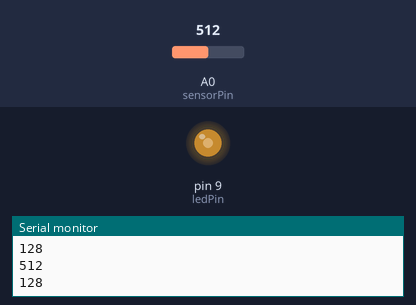
This sketch was run on a simulated Arduino Uno, built with avr-gcc and run on an emulated ATmega328P. Shown: output pins drawn as LEDs (lit = HIGH), the last lines printed to the serial monitor. The inputs (shaded band) are chosen by the test bench; at power-on: A0 (sensorPin) = 512.

Above: at 1.2 s.
1.3 s: A0 (sensorPin) set to 306
At 2.5 s:
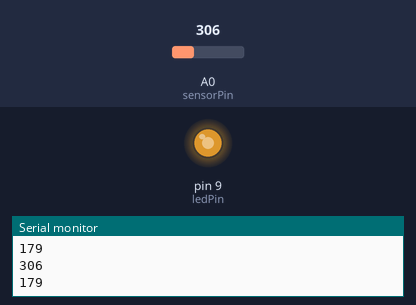
2.8 s: A0 (sensorPin) set to 122
At 3.2 s:
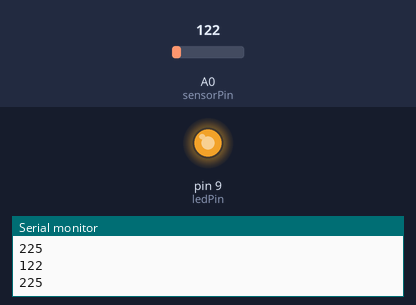
4.3 s: A0 (sensorPin) set to 900
At 4.9 s:
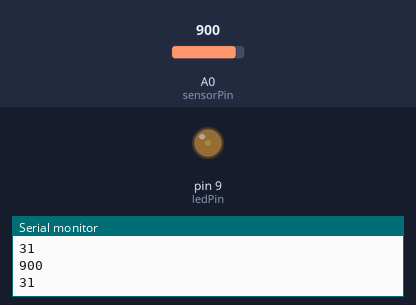
5.8 s: A0 (sensorPin) set to 1023
At 7.0 s:
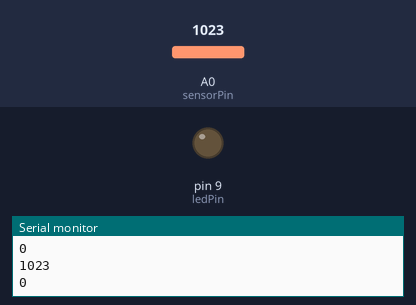
7.3 s: A0 (sensorPin) set to 511
At 7.6 s:
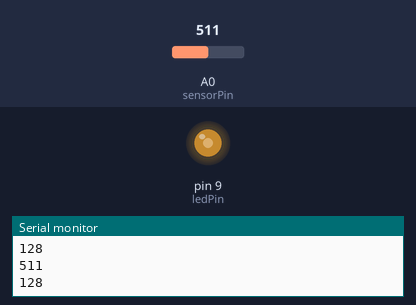
Timing chart, 0 to 9.8 s (numbered marks = the images above; inputs shaded):
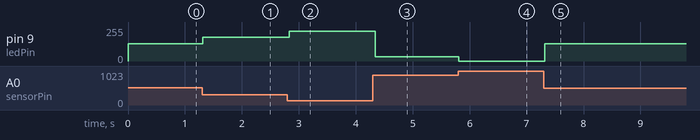

Measured:
- after the input at 1.3 s, pin 9 (ledPin): 128/255 → 179/255 at once
- after the input at 2.8 s, pin 9 (ledPin): 179/255 → 225/255 at once
- after the input at 4.3 s, pin 9 (ledPin): 225/255 → 31/255 after 0.05 s
- after the input at 5.8 s, pin 9 (ledPin): 31/255 → 0/255 at once
- after the input at 7.3 s, pin 9 (ledPin): 0/255 → 128/255 at once

The sketch:

Arduino5.ino
```cpp
const int sensorPin = 0;
const int ledPin = 9;

void setup() {
  Serial.begin(9600);
  pinMode(ledPin, OUTPUT);
}

void loop() {
  int brightness = analogRead(sensorPin);
  Serial.println(brightness);
  int intensity = map(brightness, 0, 1023, 255, 0);
  Serial.println(intensity);
  analogWrite(ledPin, intensity);
  delay(50);
}
```
